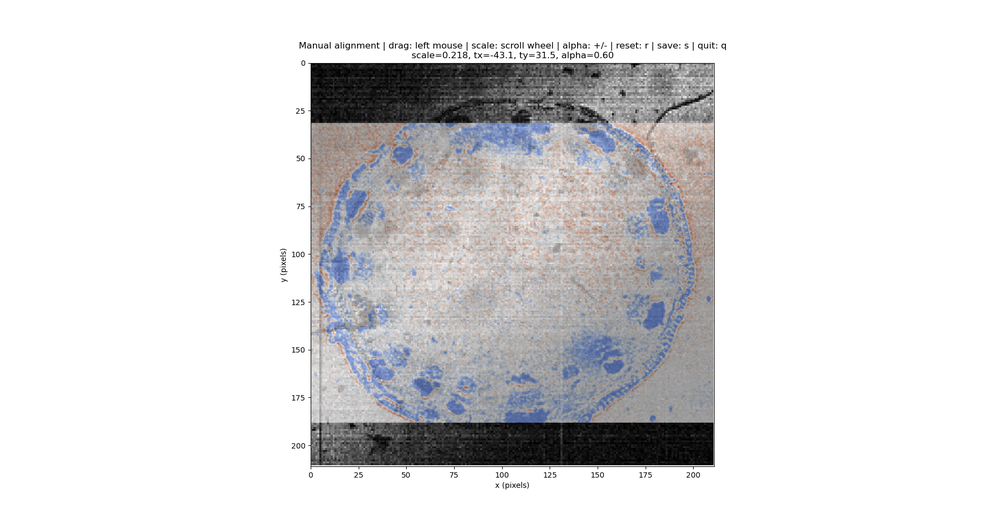
#> input picture publication_code/event_frame_match.png, 1000 x 524 px, shrunk from 1854 x 972 before the run
$ python manual_match_scalable_template.py --ref event_frame_match.png --template event_frame_match.png --output-json out.png
#> lines starting #> are read from the running program, lines starting #| are printed output that depends on the picture
#!/usr/bin/env python3
"""Interactive template-over-reference matcher with draggable/scaleable overlay."""
from __future__ import annotations

import argparse
import json
from dataclasses import dataclass, asdict
from pathlib import Path

import cv2
import matplotlib.pyplot as plt
import numpy as np


def load_rgb(path: Path) -> np.ndarray:
    img = cv2.imread(str(path), cv2.IMREAD_UNCHANGED)
#> img is the input picture: shape (524, 1000, 4); mean B, G, R, A 220.1, 218.9, 219.3, 255
    if img is None:
        raise FileNotFoundError(path)
    if img.ndim == 2:
        img = cv2.cvtColor(img, cv2.COLOR_GRAY2RGB)
    elif img.shape[2] == 4:
        img = cv2.cvtColor(img[..., :3], cv2.COLOR_BGRA2BGR)
#> img: shape (524, 1000, 3)
    return cv2.cvtColor(img, cv2.COLOR_BGR2RGB) / 255.0
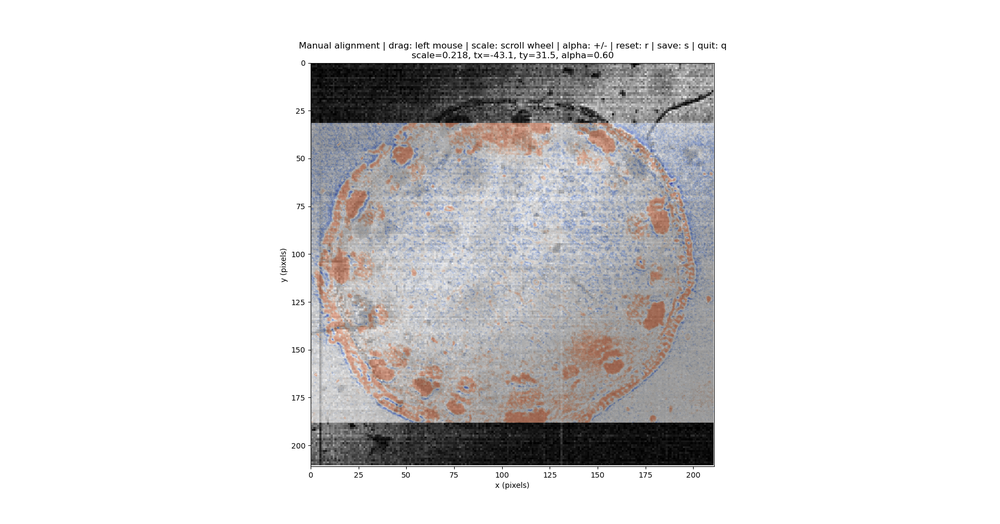
#> returned value: shape (524, 1000, 3) float64; mean of channels 0, 1, 2 0.86, 0.858, 0.863; drawn as B, G, R


@dataclass
class Transform:
    scale: float = 1.0
    tx: float = 0.0
    ty: float = 0.0
    alpha: float = 0.6


class ManualMatcher:
    def __init__(self, ref: np.ndarray, tpl: np.ndarray, alpha: float):
        self.ref = ref
        self.tpl = tpl
        self.state = Transform(alpha=np.clip(alpha, 0.0, 1.0))
        self.dragging = False
        self.drag_start = None
        self.drag_origin = (0.0, 0.0)

        self.fig, self.ax = plt.subplots()
        self.ax.imshow(self.ref, origin="upper")
        self.ax.set_xlim(-0.5, self.ref.shape[1] - 0.5)
        self.ax.set_ylim(self.ref.shape[0] - 0.5, -0.5)
        self.ax.set_aspect("equal")

        self.overlay = self.ax.imshow(self.tpl, origin="upper", alpha=self.state.alpha, extent=self._extent())
        self._connect()

    def _extent(self):
        h, w = self.tpl.shape[:2]
#> h = 524; w = 1000
        sw, sh = w * self.state.scale, h * self.state.scale
#> sw = 1000; sh = 524
        return [self.state.tx, self.state.tx + sw, self.state.ty + sh, self.state.ty]

    def _connect(self):
        self.fig.canvas.mpl_connect("button_press_event", self._press)
        self.fig.canvas.mpl_connect("button_release_event", self._release)
        self.fig.canvas.mpl_connect("motion_notify_event", self._move)
        self.fig.canvas.mpl_connect("scroll_event", self._scroll)
        self.fig.canvas.mpl_connect("key_press_event", self._key)
        self._update_title()

    # [21 lines left out: functions _inside, _press, _move, not called in this run]

    def _release(self, event):
        if event.button == 1:
            self.dragging = False

    # [57 lines left out: functions _scroll, _key, _apply_scale, _draw, not called in this run]

    def _update_title(self):
        self.ax.set_title(
            "drag=move | scroll=scale | +/- alpha | r reset | s save | q quit\n"
            f"scale={self.state.scale:.3f}, tx={self.state.tx:.1f}, ty={self.state.ty:.1f}, alpha={self.state.alpha:.2f}"
        )

    def run(self) -> Transform | None:
        self.saved = False
        plt.show()
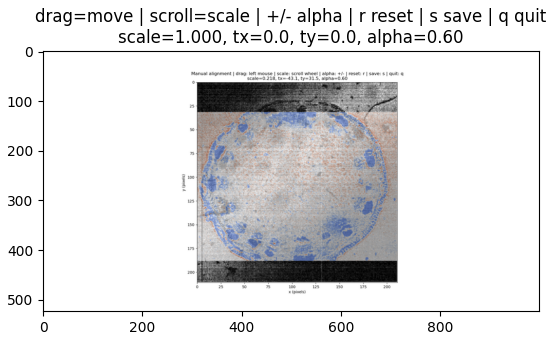
#> figure drawn by matplotlib, 1 panel
        return self.state if self.saved else None


def parse_cli() -> argparse.Namespace:
    parser = argparse.ArgumentParser(description="Manual template-to-background alignment tool.")
    parser.add_argument("--ref", required=True, type=Path, help="Reference/background image path")
    parser.add_argument("--template", required=True, type=Path, help="Template (foreground) image path")
    parser.add_argument("--output-json", required=True, type=Path, help="JSON output path")
    parser.add_argument("--alpha", type=float, default=0.6, help="Initial template alpha")
    parser.add_argument("--flip-ref-vertical", action="store_true", help="Flip reference image vertically before display")
    return parser.parse_args()


def main() -> None:
    args = parse_cli()
    ref = load_rgb(args.ref)
    if args.flip_ref_vertical:
        ref = np.flipud(ref)
    template = load_rgb(args.template)
    matcher = ManualMatcher(ref, template, args.alpha)
    result = matcher.run()
    if result is None:
        print("No alignment saved.")
        return
    payload = {
        "reference": {"path": str(args.ref), "width": ref.shape[1], "height": ref.shape[0]},
        "template": {"path": str(args.template), "orig_width": template.shape[1], "orig_height": template.shape[0]},
        "transform": asdict(result),
    }
    args.output_json.parent.mkdir(parents=True, exist_ok=True)
    with args.output_json.open("w", encoding="utf-8") as fp:
        json.dump(payload, fp, indent=2)
    print(f"Alignment saved to {args.output_json}")


if __name__ == "__main__":
    main()
